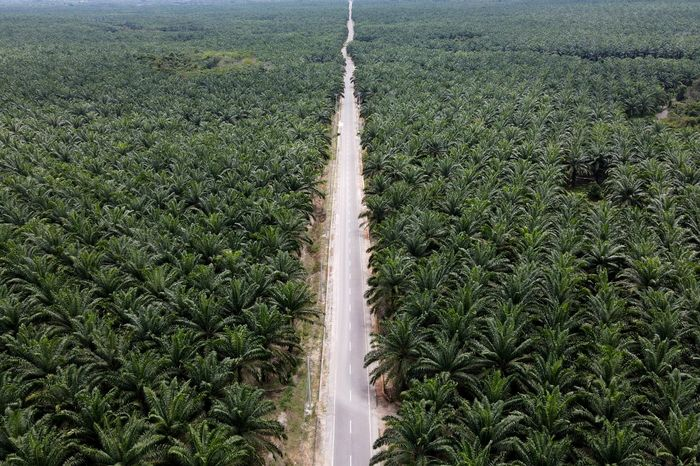
#> input picture sawit.jpg, 700 x 466 px, given in place of sawit2.jpg, which was not available
$ python lahanelsa.py   (older library calls are emulated)
#> lines starting #> are read from the running program, lines starting #| are printed output that depends on the picture; after the words box and inside, x2 and y2 are one past the last pixel; in counts of white or black regions, pixels touching at a corner belong together; pictures that were not available may be replaced by others from this repository, and a replacement may not be noted
#> further down, image is the input picture: shape (466, 700, 3); mean B, G, R 69.4, 86, 75.9
# [117 lines of commented-out code are left out]
import numpy as np
import matplotlib.pyplot as plt
import cv2

# Fungsi untuk menghitung NDVI
def calculate_ndvi(image):
    # Mengasumsikan band Red ada di channel 0 dan band NIR ada di channel 1
    red_band = image[:, :, 0].astype(float)
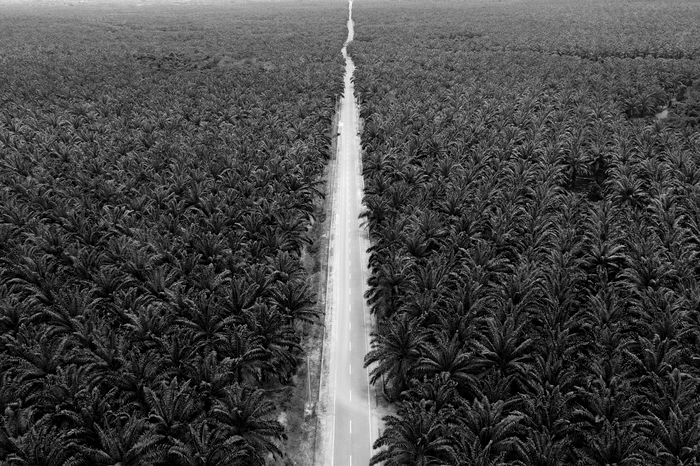
#> red_band: shape (466, 700) float64; min 0, max 252, mean 69.4
    nir_band = image[:, :, 1].astype(float)
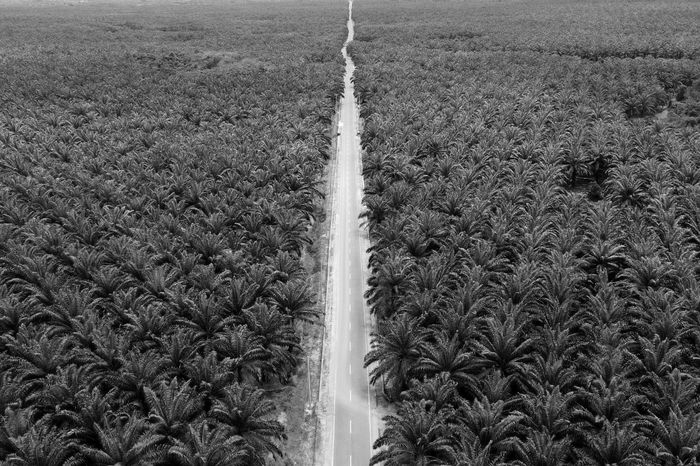
#> nir_band: shape (466, 700) float64; min 0, max 253, mean 86

    # Menghindari pembagian dengan nol
    bottom = (nir_band + red_band)
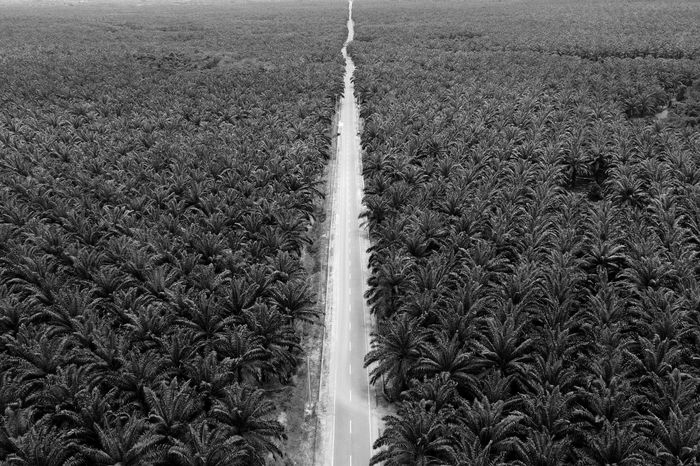
#> bottom: shape (466, 700) float64; min 0, max 504, mean 155.5; drawn with min black and max white
    bottom[bottom == 0] = 1
#> bottom: shape (466, 700) float64; 0.05% of pixels changed, all inside (x1, y1, x2, y2) = (50, 172, 690, 466)

    # Menghitung NDVI
    ndvi = (nir_band - red_band) / bottom
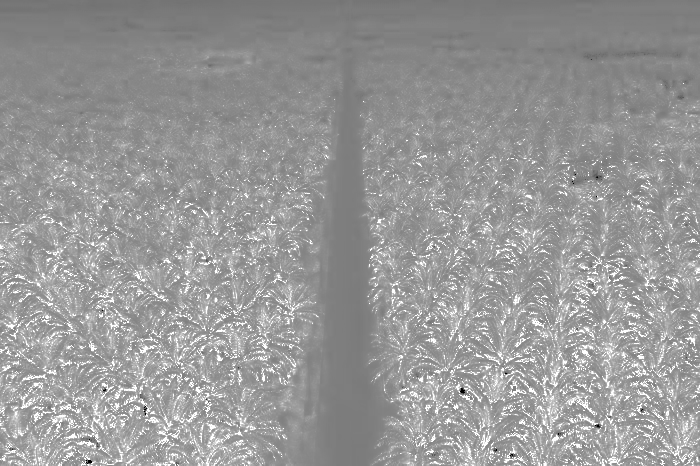
#> ndvi: shape (466, 700) float64; min -1, max 1, mean 0.198; drawn with min black and max white
    return ndvi

# Membaca gambar contoh (misalnya gambar harus memiliki 3 channel RGB atau 4 channel RGBA)
image = cv2.imread('sawit2.jpg')

# Mengkonversi gambar ke dalam format yang bisa digunakan (misalnya konversi ke RGB jika perlu)
# image = cv2.cvtColor(image, cv2.COLOR_BGR2RGB)

# Menghitung NDVI
ndvi = calculate_ndvi(image)

# Visualisasi NDVI
plt.figure(figsize=(10, 6))
ndvi_plot = plt.imshow(ndvi, cmap='RdYlGn')
plt.colorbar(ndvi_plot, orientation='vertical', label='NDVI')
plt.title('NDVI Visualization')
plt.xlabel('X Coordinate')
plt.ylabel('Y Coordinate')
plt.show()
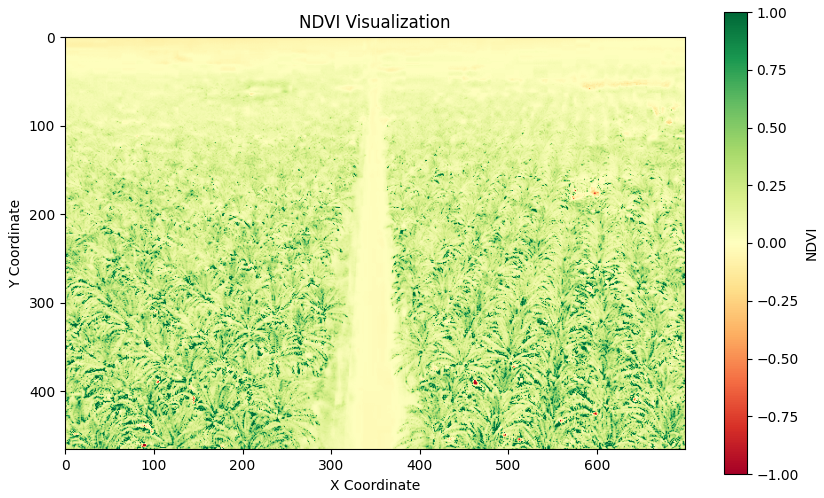
#> figure drawn by matplotlib, 2 panels
